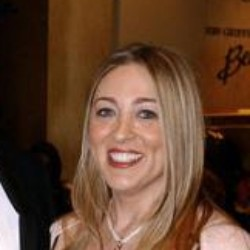
#> input picture databases/lfwimages/img_0053.jpg, 250 x 250 px, given in place of BioID_0000.pgm, which was not available
$ python haar.py
#> lines starting #> are read from the running program, lines starting #| are printed output that depends on the picture; pictures that were not available may be replaced by others from this repository, and a replacement may not be noted
# This file was our initial final test for haar extraction and then face detection.

import cv2
import numpy as np
import matplotlib.pyplot as plt
import pickle
from joblib import Parallel, delayed
import random

# Haar Feature Computation
def compute_integral_image(img):
    return cv2.integral(img)

def haar_feature_two_horizontal(integral_img, x, y, width, height):
    left_sum = integral_img[y + height, x + width // 2] - integral_img[y, x + width // 2] \
               - integral_img[y + height, x] + integral_img[y, x]
    right_sum = integral_img[y + height, x + width] - integral_img[y, x + width] \
                - integral_img[y + height, x + width // 2] + integral_img[y, x + width // 2]
    return left_sum - right_sum

def haar_feature_two_vertical(integral_img, x, y, width, height):
    top_sum = integral_img[y + height // 2, x + width] - integral_img[y, x + width] \
              - integral_img[y + height // 2, x] + integral_img[y, x]
    bottom_sum = integral_img[y + height, x + width] - integral_img[y + height // 2, x + width] \
                 - integral_img[y + height, x] + integral_img[y + height // 2, x]
    return top_sum - bottom_sum

# [19 lines left out: functions haar_feature_three_horizontal, haar_feature_four_rectangle, not called in this run]


# [377 lines of commented-out code are left out]
with open("haar_cascade_model_2.pkl", "rb") as model_file:
#> (reads haar_cascade_model_2.pkl from the repository)
    loaded_stages = pickle.load(model_file)
with open("index_map.pkl", "rb") as map_file:
#> (reads index_map.pkl from the repository)
    index_map = pickle.load(map_file)

print("Model and index map loaded successfully!")
print("Loaded stages:")
for i, stage in enumerate(loaded_stages):
    print(f"Stage {i}: {stage}")

# [19 lines left out: function combine_bounding_boxes, not called in this run]
def non_maximum_suppression(boxes, scores, overlap_thresh=0.4):
    """
    Perform Non-Maximum Suppression (NMS) on the bounding boxes based on their scores.
    :param boxes: List of bounding boxes [x, y, w, h].
    :param scores: List of scores corresponding to each box.
    :param overlap_thresh: IoU threshold for merging boxes.
    :return: Filtered list of bounding boxes.
    """
    if len(boxes) == 0:
        return []

    # Convert to float for precision
    boxes = np.array(boxes, dtype="float")
    scores = np.array(scores)

    # Coordinates of boxes
    x1 = boxes[:, 0]
    y1 = boxes[:, 1]
    x2 = boxes[:, 0] + boxes[:, 2]
    y2 = boxes[:, 1] + boxes[:, 3]

    # Compute areas
    areas = (x2 - x1 + 1) * (y2 - y1 + 1)
    indices = np.argsort(scores)[::-1]  # Sort by scores descending

    picked_boxes = []

    while len(indices) > 0:
        i = indices[0]
        picked_boxes.append(boxes[i].astype("int"))

        # Compute IoU with other boxes
        xx1 = np.maximum(x1[i], x1[indices[1:]])
        yy1 = np.maximum(y1[i], y1[indices[1:]])
        xx2 = np.minimum(x2[i], x2[indices[1:]])
        yy2 = np.minimum(y2[i], y2[indices[1:]])

        w = np.maximum(0, xx2 - xx1 + 1)
        h = np.maximum(0, yy2 - yy1 + 1)
        overlap = (w * h) / areas[indices[1:]]

        # Remove indices where IoU > overlap_thresh
        indices = indices[np.where(overlap <= overlap_thresh)[0] + 1]

    return picked_boxes


# [81 lines left out: functions resize_window_to_original, pick_central_box, detect_faces, not called in this run]

def detect_faces(image, cascade_stages, window_size=(24, 24), step_ratio=0.05, nms_threshold=0.4, confidence_threshold=1.0):
    """
    Detect faces in an image and return bounding boxes for all detected faces, filtered by confidence score.
    :param image: Input grayscale image.
    :param cascade_stages: Loaded Haar Cascade model.
    :param window_size: Size of the detection window.
    :param step_ratio: Step size as a fraction of window size.
    :param nms_threshold: IoU threshold for NMS.
    :param confidence_threshold: Minimum confidence score to keep a detection.
    :return: Filtered bounding boxes after NMS and confidence filtering.
    """

    integral_img = compute_integral_image(image)
    detected_boxes = []
    box_scores = []

    step_size = int(image.shape[1] * step_ratio)

    # Sliding window detection
    for y in range(0, image.shape[0] - window_size[1], step_size):
        for x in range(0, image.shape[1] - window_size[0], step_size):
            is_face = True
            stage_score = 0

            for stage in cascade_stages:
                for feature_idx, threshold, alpha in stage:
                    feature_name = index_map.get(feature_idx)
                    if feature_name == "haar_feature_two_horizontal":
                        feature_value = haar_feature_two_horizontal(integral_img, x, y, *window_size)
                    elif feature_name == "haar_feature_two_vertical":
                        feature_value = haar_feature_two_vertical(integral_img, x, y, *window_size)
                    elif feature_name == "haar_feature_three_horizontal":
                        feature_value = haar_feature_three_horizontal(integral_img, x, y, *window_size)
                    elif feature_name == "haar_feature_four_rectangle":
                        feature_value = haar_feature_four_rectangle(integral_img, x, y, *window_size)
                    else:
                        raise ValueError(f"Unknown feature: {feature_name}")

                    prediction = 1 if feature_value >= threshold else 0
                    stage_score += alpha * (1 if prediction == 1 else -1)

                if stage_score < 0:  # Reject the window if it fails any stage
                    is_face = False
                    break

            if is_face and stage_score >= confidence_threshold:  # Filter by confidence threshold
                detected_boxes.append([x, y, window_size[0], window_size[1]])
                box_scores.append(stage_score)

    # Apply Non-Maximum Suppression
    nms_boxes = non_maximum_suppression(detected_boxes, box_scores, overlap_thresh=nms_threshold)

    return nms_boxes

# Detect faces in good detection images
good_detection_images = []
c = 0
for i in range(0, 0):
    image_path = f'lfwimages/img_{i:04}.jpg'
    img = cv2.imread(image_path, cv2.IMREAD_GRAYSCALE)
    good_detection_images.append(img)
    detected_boxes = detect_faces(good_detection_images[c], loaded_stages)

    # Draw detections
    for (x, y, w, h) in detected_boxes:
        cv2.rectangle(good_detection_images[c], (x, y), (x + w, y + h), (0, 255, 0), 2)

    plt.imshow(good_detection_images[c], cmap="gray")
    plt.title("Face Features Detected")
    plt.axis("off")
    plt.savefig('milestone_4/results/' + f'Good_face_lfw_{c:03}', bbox_inches='tight', pad_inches=0)
    plt.close()  # Close the figure after saving
    c += 1


# [35 lines of commented-out code are left out]
terrible_face_images = []
c = 0
for i in range(0, 10):
    image_path = f'face-database/BioID_{i:04}.pgm'
    img = cv2.imread(image_path, cv2.IMREAD_GRAYSCALE)
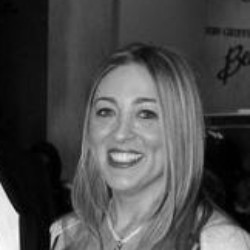
#> img: shape (250, 250); min 0, max 253, mean 74.9
    terrible_face_images.append(img)
    detected_boxes = detect_faces(terrible_face_images[c], loaded_stages)
#> in compute_integral_image, `return cv2.integral(img)`:
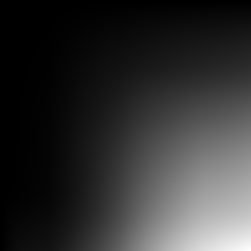
#> returned value: shape (251, 251) int32; min 0, max 4678856, mean 917066.7; drawn with min black and max white
#> the loop in detect_faces, `for y in range(0, image.shape[0] - window_size[1], step_size):` made 19 passes
#> the loop in non_maximum_suppression, `while len(indices) > 0:` made 3 passes

    # Draw detections
    for (x, y, w, h) in detected_boxes:
        cv2.rectangle(terrible_face_images[c], (x, y), (x + w, y + h), (0, 255, 0), 2)
#> this loop made 3 passes
#> (x, y) on passes 1 to 3: (180, 180), (192, 168), (120, 96)

    plt.imshow(terrible_face_images[c], cmap="gray")
    plt.title("Face Features Detected With False Positives")
    plt.axis("off")
    plt.savefig('milestone_4/results/' + f'Terrible_face_{c:03}', bbox_inches='tight', pad_inches=0)
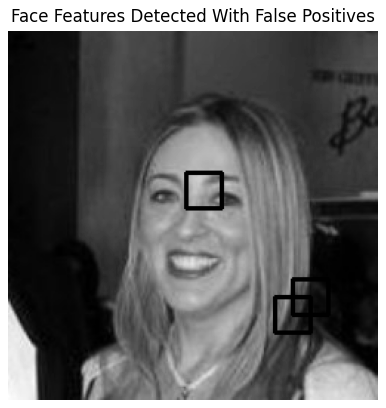
#> figure drawn by matplotlib, 1 panel
    plt.close()  # Close the figure after saving
    c += 1
#> pass 2 of the loop `for i in range(0, 10):`:
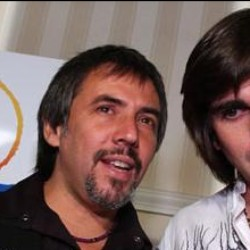
#> input picture databases/lfwimages/img_0125.jpg, 250 x 250 px, given in place of BioID_0001.pgm, which was not available
#> in compute_integral_image (call 2), `return cv2.integral(img)`:
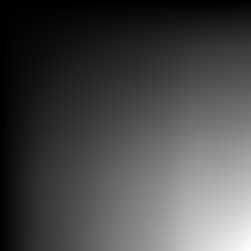
#> returned value: shape (251, 251) int32; min 0, max 6498603, mean 1878226.9; drawn with min black and max white
#> the loop in non_maximum_suppression (call 2), `while len(indices) > 0:` made 15 passes
#> the loop `for (x, y, w, h) in detected_boxes:` made 15 passes
#> (x, y) on passes 1 to 8: (24, 168), (0, 132), (12, 156), (24, 132), (36, 96), (132, 96), (168, 48), (24, 84)
#> `plt.savefig('milestone_4/results/' + f'Terrible_face_{c:03}', bbox_inc..`:
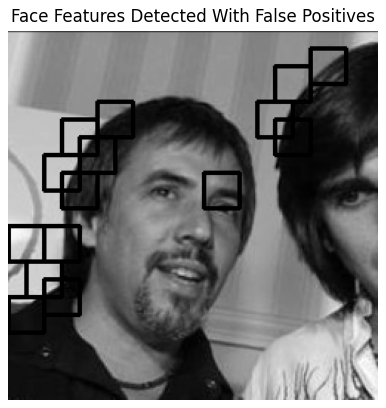
#> figure drawn by matplotlib, 1 panel
#> (the run stopped early here; a loop or call above may not have finished)
